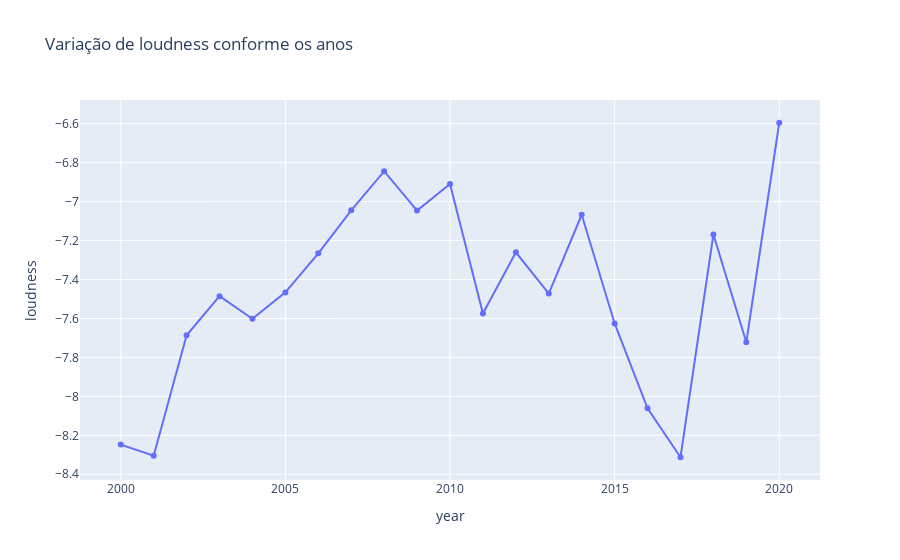

The notebook cell saved with this chart:
### Code cell
fig = px.line(dados_anos, x='year', y='loudness', markers=True, title='Variação de loudness conforme os anos')
fig.show()

### Figure 1 — Plotly figure (JSON) as saved in the notebook; plotly's stock layout.template omitted (floating-point values rounded to 4 significant figures)
{"data": [{"hovertemplate": "year=%{x}<br>loudness=%{y}<extra></extra>", "legendgroup": "", "line": {"color": "#636efa", "dash": "solid"}, "marker": {"symbol": "circle"}, "mode": "lines+markers", "name": "", "orientation": "v", "showlegend": false, "type": "scatter", "x": [2000, 2001, 2002, 2003, 2004, 2005, 2006, 2007, 2008, 2009, 2010, 2011, 2012, 2013, 2014, 2015, 2016, 2017, 2018, 2019, 2020], "xaxis": "x", "y": [-8.248, -8.305, -7.687, -7.486, -7.602, -7.466, -7.266, -7.045, -6.844, -7.046, -6.91, -7.575, -7.261, -7.472, -7.067, -7.626, -8.061, -8.313, -7.169, -7.722, -6.595], "yaxis": "y"}], "layout": {"legend": {"tracegroupgap": 0}, "title": {"text": "Variação de loudness conforme os anos"}, "xaxis": {"anchor": "y", "domain": [0, 1], "title": {"text": "year"}}, "yaxis": {"anchor": "x", "domain": [0, 1], "title": {"text": "loudness"}}}}
